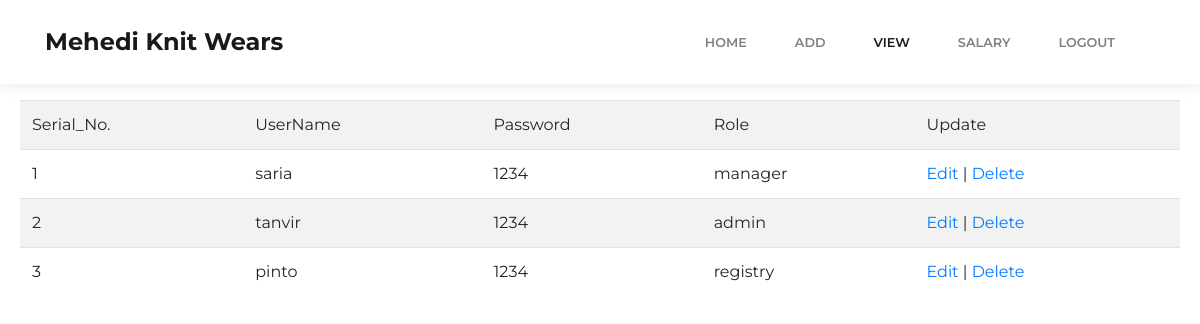
Screenshot of /accounts.php (signed in) with the database file from the repository.
### tables this page shows
CREATE TABLE `user` (
  `id` int(11) NOT NULL,
  `username` varchar(50) NOT NULL,
  `password` varchar(50) NOT NULL,
  `role` varchar(100) NOT NULL
);

### accounts.php (the view, shortened to what this page needs)
<?php
if($_SESSION['user']['role']=='admin'){
?>
<!DOCTYPE html>
<html>
<head>
    <link rel="stylesheet" href="assets/bootstrap/css/bootstrap.min.css">
    <link rel="stylesheet" href="assets/fonts/font-awesome.min.css">
    <link rel="stylesheet" href="assets/fonts/simple-line-icons.min.css">
    <link rel="stylesheet" href="assets/css/styles.min.css">
</head>
<body>
    <nav class="navbar navbar-light navbar-expand-lg fixed-top bg-white clean-navbar">
        <div class="container"><a class="navbar-brand logo" href="#"><strong>Mehedi Knit Wears</strong></a>
            <div
                class="collapse navbar-collapse" id="navcol-1">
                <ul class="nav navbar-nav ml-auto">
                    <li class="nav-item" role="presentation"><a class="nav-link" href="admin.php">Home</a></li>
							<div class="dropdown">
							   <li class="nav-item" role="presentation"><a class="nav-link " href="">Add</a></li>
							  </div>
							<div class="dropdown">
							   <li class="nav-item" role="presentation"><a class="nav-link active" href="">View</a></li>
							</div>
					<li class="nav-item" role="presentation"><a class="nav-link" href="salary.php">Salary</a></li>
					 <li class="nav-item" role="presentation"><a class="nav-link" href="logout.php">Logout</a></li>
                </ul>
        </div>
        </div>
    </nav>
    <main class="page landing-page">
</body>
</html>
	<?php
include("db.php");
$result = mysqli_query($conn, "SELECT * FROM user");
?>
<center>
 <table class="table table-striped">
        <tr bgcolor='#CCCCCC'>
            <td>Serial_No.</td>
            <td>UserName</td>
            <td>Password</td>
            <td>Role</td>
            <td>Update</td>
        </tr>
        <?php
		$serial=0;
        while($res = mysqli_fetch_array($result)) {
		$serial++;
            echo "<tr>";
            echo "<td>$serial</td>";
            echo "<td>".$res['username']."</td>";
            echo "<td>".$res['password']."</td>";
            echo "<td>".$res['role']."</td>";
            echo "<td><a href=\"edit_ac.php?id=$res[id]\">Edit</a> | <a href=\"del_ac.php?id=$res[id]\" onClick=\"return confirm('Are you sure you want to delete?')\">Delete</a></td>";
	   }
        ?>
    </table>
</body>
</html><?php } ?>

### rows the page displays
user: username "saria", password "1234", role "manager"
user: username "tanvir", password "1234", role "admin"
user: username "pinto", password "1234", role "registry"
